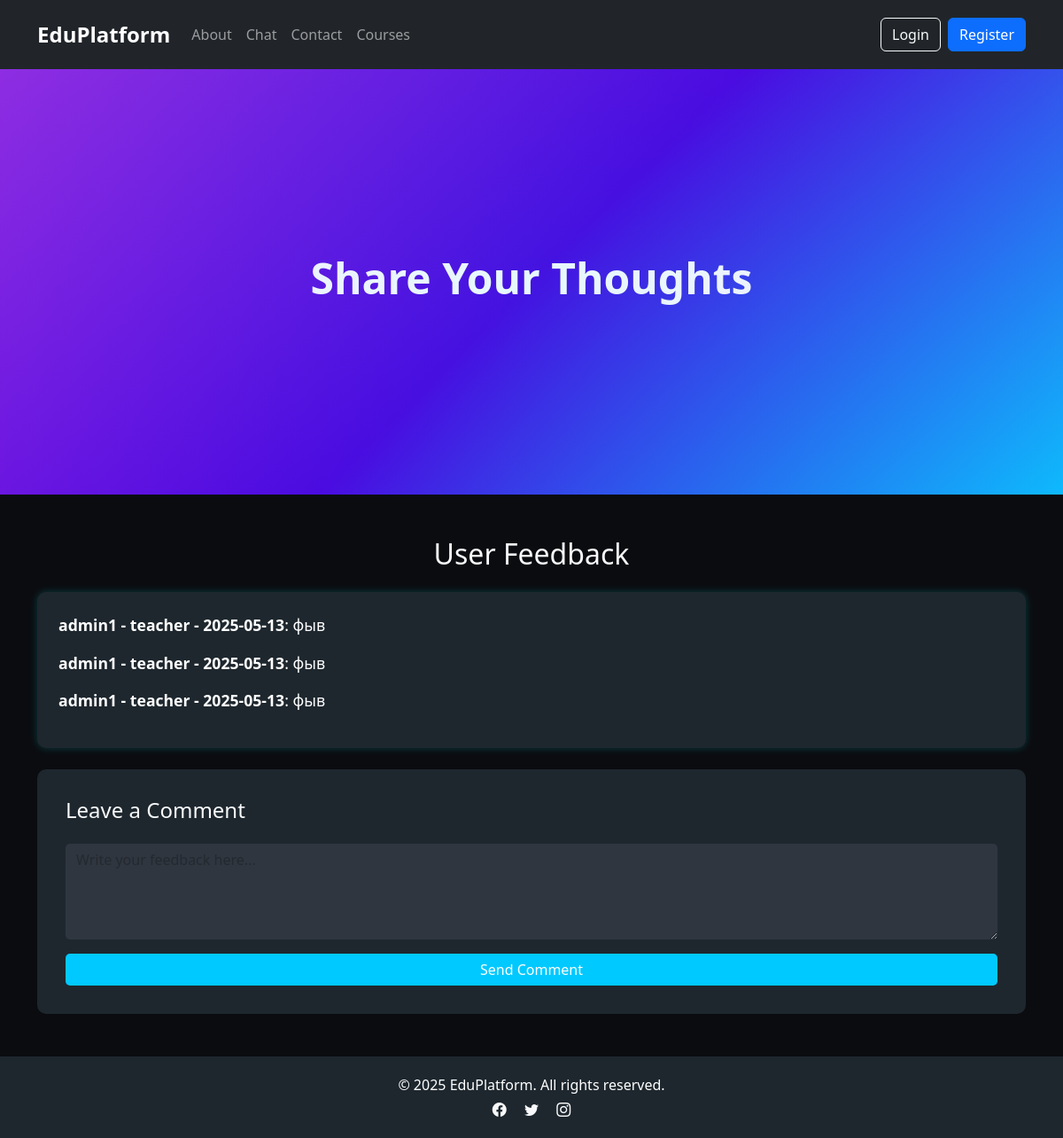
Page /chat/ on the committed database.
### index/models.py (models this page shows, shortened)
class Comment(models.Model):
    user = models.ForeignKey(AUTH_USER_MODEL, on_delete=models.CASCADE)
    text = models.TextField()
    created_at = models.DateTimeField(default=timezone.now)

class CustomUser(AbstractUser):
    role = models.CharField(max_length=10, choices=[('admin', 'Admin'), ('user', 'User'), ('student', 'Student'), ('teacher', 'Teacher')], default='user')
    avatar = models.ImageField(upload_to='avatars/', null=True, blank=True)
    birth_date = models.DateField(null=True, blank=False)
    def __str__(self):
        return f"{self.username} - {self.role} - {self.birth_date}"

### index/views.py (the view, shortened to what this page needs)
# urls.py: path('chat/', chat, name='chat'),
def chat(request):
    form = CommentForm()
    comments = Comment.objects.all()
    return render(request, 'index/chat.html', {'form': form, 'comment': comments})

### index/forms.py
class CommentForm(forms.ModelForm):
    class Meta:
        model = Comment
        fields = ('text',)

### templates/index/chat.html (shortened to what this page needs)
<!DOCTYPE html>
<html lang="en">
<head>
    <link href="https://cdn.jsdelivr.net/npm/bootstrap@5.3.3/dist/css/bootstrap.min.css" rel="stylesheet">
    <link href="https://cdn.jsdelivr.net/npm/bootstrap-icons@1.10.5/font/bootstrap-icons.css" rel="stylesheet">
</head>
<body>
<nav class="navbar navbar-expand-lg navbar-dark bg-dark py-3 shadow">
    <div class="container">
        <a class="navbar-brand fw-bold fs-4" href="{% url 'main' %}">EduPlatform</a>
        <div class="collapse navbar-collapse justify-content-between" id="navbarNav">
            <ul class="navbar-nav">
                <li class="nav-item"><a class="nav-link" href="{% url 'about' %}">About</a></li>
                <li class="nav-item"><a class="nav-link" href="{% url 'chat' %}">Chat</a></li>
                <li class="nav-item"><a class="nav-link" href="{% url 'contact' %}">Contact</a></li>
                <li class="nav-item"><a class="nav-link" href="{% url 'courses' %}">Courses</a></li>
            </ul>
            <ul class="navbar-nav">
                {% if user.is_authenticated %}
                    <li class="nav-item"><span class="nav-link">Hi, {{ user.username }}</span></li>
                    <li class="nav-item"><a class="btn btn-outline-light" href="{% url 'logout' %}">Logout</a></li>
                {% else %}
                    <li class="nav-item"><a class="btn btn-outline-light me-2" href="{% url 'login' %}">Login</a></li>
                    <li class="nav-item"><a class="btn btn-primary" href="{% url 'register' %}">Register</a></li>
                {% endif %}
            </ul>
        </div>
    </div>
</nav>
<header class="hero">
    <div class="container">
        <h1>Share Your Thoughts</h1>
    </div>
</header>
<section class="container py-5">
    <h2 class="text-center text-light mb-4">User Feedback</h2>
    <div class="comment-box">
        {% for comm in comment %}
            <p><strong>{{ comm.user }}</strong>: {{ comm.text }}</p>
        {% endfor %}
    </div>
    <div class="comment-form">
        <h4 class="text-light mb-4">Leave a Comment</h4>
        <form method="POST">
            <div class="mb-3">
                <textarea name="text" class="form-control" rows="4" placeholder="Write your feedback here..." required></textarea>
            </div>
            <button type="submit" class="btn btn-submit w-100">Send Comment</button>
        </form>
    </div>
</section>
<footer class="footer text-center text-white">
    <div class="container">
        <p class="mb-1">© 2025 EduPlatform. All rights reserved.</p>
        <div>
            <a href="#" class="text-light me-3"><i class="bi bi-facebook"></i></a>
            <a href="#" class="text-light me-3"><i class="bi bi-twitter"></i></a>
            <a href="#" class="text-light"><i class="bi bi-instagram"></i></a>
        </div>
    </div>
</footer>
</body>
</html>

### templates/index/chat.html (style rules this page uses)
body { background-color: #0b0c10; color: #ffffff; font-family: 'Segoe UI', sans-serif; min-height: 100vh; display: flex; flex-direction: column; }
.hero { background: linear-gradient(135deg, #8e2de2, #4a00e0, #00c9ff); height: 60vh; display: flex; align-items: center; justify-content: center; text-align: center; position: relative; overflow: hidden; }
.hero h1 { font-size: 3rem; font-weight: bold; color: #fff; z-index: 2; }
.hero::before { content: ''; position: absolute; width: 200%; height: 200%; background: radial-gradient(circle, #0abde3, #8e2de2, #1dd1a1); opacity: 0.1; animation: pulse 6s infinite ease-in-out; }
.comment-box { background-color: #1e272e; border-radius: 10px; padding: 1.5rem; margin-bottom: 1.5rem; box-shadow: 0 0 10px rgba(0, 255, 255, 0.2); }
.comment-box p { font-size: 1.1rem; }
.comment-form { background-color: #1e272e; padding: 2rem; border-radius: 10px; }
.form-control { background-color: #2f3640; border: none; color: white; border-radius: 5px; }
.btn-submit { background-color: #00c9ff; color: white; border: none; border-radius: 5px; transition: 0.3s; }
.footer { background-color: #1e272e; padding: 20px; color: #fff; text-align: center; margin-top: auto; }

### rows in the picture
Comment: user "admin1 - teacher - 2025-05-13", text "фыв"
Comment: user "admin1 - teacher - 2025-05-13", text "фыв"
Comment: user "admin1 - teacher - 2025-05-13", text "фыв"
